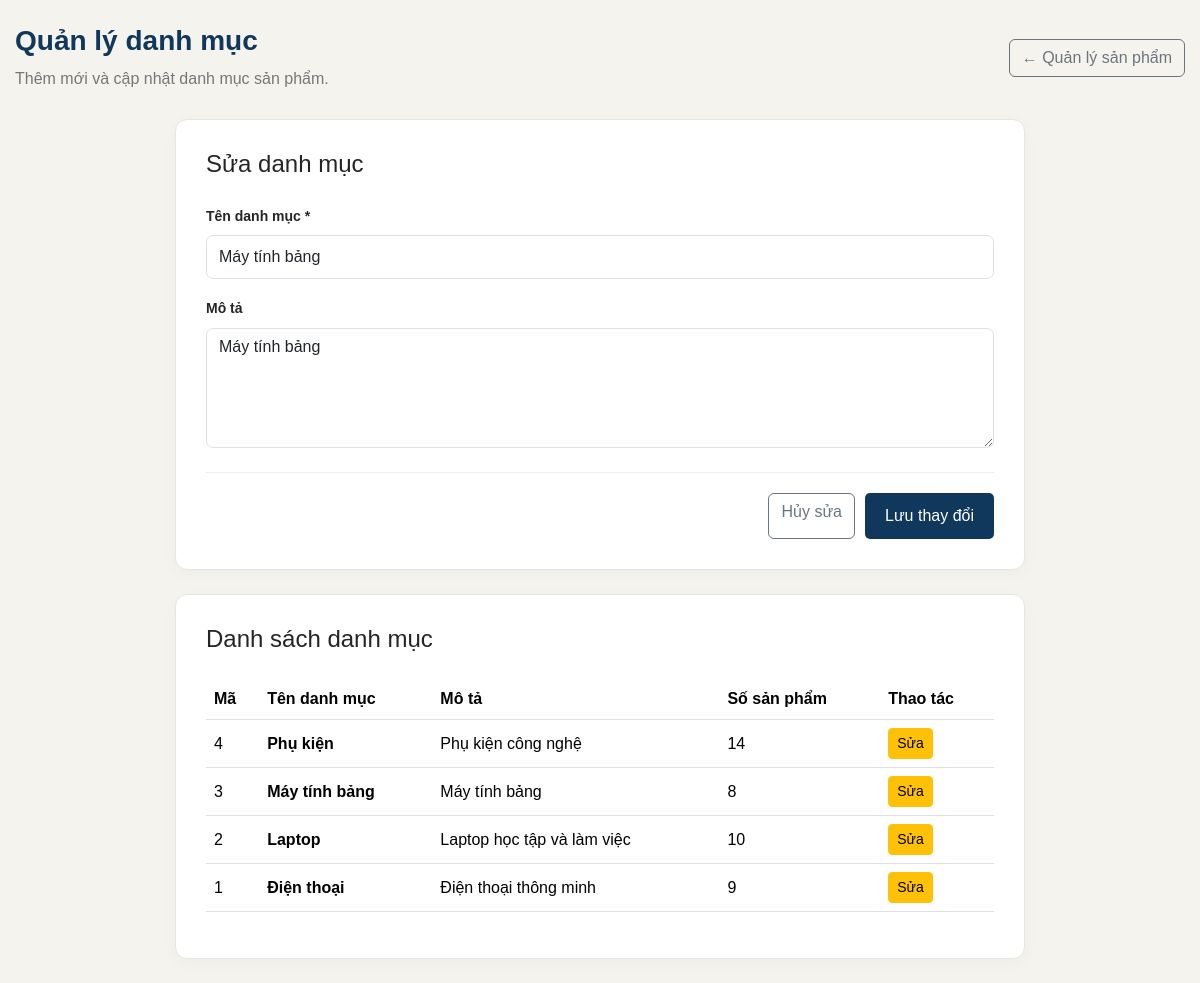
Screenshot of /admin/categories.php?sua=3 (signed in) with the database file from the repository.
### tables this page shows
CREATE TABLE `danhmuc` (
  `MaDanhMuc` int(11) NOT NULL,
  `TenDanhMuc` varchar(100) NOT NULL,
  `MoTa` varchar(255) DEFAULT NULL
);

### admin/categories.php (the view, shortened to what this page needs)
<?php
    require_once __DIR__ . '/../config/database.php';
    $tenDanhMuc = '';
    $moTa = '';
    $maDanhMucSua = 0;
    if (isset($_GET['sua'])) {
        $maDanhMucSua = filter_input(
            INPUT_GET,
            'sua',
            FILTER_VALIDATE_INT
        );
        $sqlTim = "
            SELECT *
            FROM DanhMuc
            WHERE MaDanhMuc = :maDanhMuc
        ";
        $stmtTim = $connection->prepare($sqlTim);
        $stmtTim->execute([
            ':maDanhMuc' => $maDanhMucSua
        ]);
        $danhMucSua = $stmtTim->fetch();
        $tenDanhMuc = $danhMucSua['TenDanhMuc'];
        $moTa = $danhMucSua['MoTa'] ?? '';
    }
    $sqlDanhSach = "
        SELECT
            d.MaDanhMuc,
            d.TenDanhMuc,
            d.MoTa,
            COUNT(s.MaSanPham) AS SoSanPham
        FROM DanhMuc d
        LEFT JOIN SanPham s
            ON d.MaDanhMuc = s.MaDanhMuc
        GROUP BY
            d.MaDanhMuc,
            d.TenDanhMuc,
            d.MoTa
        ORDER BY d.MaDanhMuc DESC
    ";
    $stmtDanhSach = $connection->query($sqlDanhSach);
    $danhSachDanhMuc = $stmtDanhSach->fetchAll();
    $baseUrl = '/tech_store';
?>
<!DOCTYPE html>
<html lang="vi">
<head>
    <link
        href="https://cdn.jsdelivr.net/npm/bootstrap@5.3.3/dist/css/bootstrap.min.css"
        rel="stylesheet"
    >
    <link
        rel="stylesheet"
        href="<?php echo $baseUrl; ?>/assets/css/style.css"
    >
</head>
<body class="admin-create-product-page">
    <div class="container py-4">
        <div class="admin-create-heading">
            <div>
                <h1>Quản lý danh mục</h1>
                <p>Thêm mới và cập nhật danh mục sản phẩm.</p>
            </div>
            <a href="products.php" class="btn btn-outline-secondary">
                ← Quản lý sản phẩm
            </a>
        </div>
        <div class="admin-create-card mb-4">
            <h2 class="h4 mb-4">
                <?php
                    echo $maDanhMucSua > 0
                        ? 'Sửa danh mục'
                        : 'Thêm danh mục mới';
                ?>
            </h2>
            <form action="categories.php" method="POST">
                <div class="mb-3">
                    <label for="ten_danh_muc" class="form-label">
                        Tên danh mục *
                    </label>
                    <input
                        type="text"
                        id="ten_danh_muc"
                        name="ten_danh_muc"
                        class="form-control"
                        maxlength="255"
                        value="<?php echo htmlspecialchars($tenDanhMuc); ?>"
                        required
                    >
                </div>
                <div class="mb-4">
                    <label for="mo_ta" class="form-label">
                        Mô tả
                    </label>
                    <textarea
                        id="mo_ta"
                        name="mo_ta"
                        class="form-control"
                        rows="3"
                        maxlength="5000"
                    ><?php echo htmlspecialchars($moTa); ?></textarea>
                </div>
                <div class="admin-create-actions">
                    <?php if ($maDanhMucSua > 0) { ?>
                        <a href="categories.php"
                           class="btn btn-outline-secondary">
                            Hủy sửa
                        </a>
                    <?php } ?>
                    <button type="submit" class="btn btn-primary">
                        <?php
                            echo $maDanhMucSua > 0
                                ? 'Lưu thay đổi'
                                : 'Thêm danh mục';
                        ?>
                    </button>
                </div>
            </form>
        </div>
        <div class="admin-create-card">
            <h2 class="h4 mb-4">Danh sách danh mục</h2>
            <div class="table-responsive">
                <table class="table table-hover align-middle">
                    <thead>
                        <tr>
                            <th>Mã</th>
                            <th>Tên danh mục</th>
                            <th>Mô tả</th>
                            <th>Số sản phẩm</th>
                            <th>Thao tác</th>
                        </tr>
                    </thead>
                    <tbody>
                        <?php if (count($danhSachDanhMuc) > 0) { ?>
                            <?php foreach ($danhSachDanhMuc as $danhMuc) { ?>
                                <tr>
                                    <td>
                                        <?php
                                            echo (int) $danhMuc['MaDanhMuc'];
                                        ?>
                                    </td>
                                    <td>
                                        <strong>
                                            <?php
                                                echo htmlspecialchars(
                                                    $danhMuc['TenDanhMuc']
                                                );
                                            ?>
                                        </strong>
                                    </td>
                                    <td>
                                        <?php
                                            echo htmlspecialchars(
                                                $danhMuc['MoTa'] ?? ''
                                            );
                                        ?>
                                    </td>
                                    <td>
                                        <?php
                                            echo (int) $danhMuc['SoSanPham'];
                                        ?>
                                    </td>
                                    <td>
                                        <a
                                            href="categories.php?sua=<?php
                                                echo (int) $danhMuc['MaDanhMuc'];
                                            ?>"
                                            class="btn btn-sm btn-warning"
                                        >
                                            Sửa
                                        </a>
                                    </td>
                                </tr>
                            <?php } ?>
                        <?php } ?>
                    </tbody>
                </table>
            </div>
        </div>
    </div>
</body>
</html>

### assets/css/style.css (style rules this page uses)
* { box-sizing: border-box; margin: 0; padding: 0; }
:root { --color-primary: #10375c; --color-secondary: #ffb900; --color-background: #f5f7fa; --color-text: #252525; --color-gray: #666666; --color-white: #ffffff; --color-border: #e5e7eb; }
body { font-family: Arial, sans-serif; font-size: 16px; line-height: 1.6; color: var(--color-text); background-color: var(--color-background); }
a { text-decoration: none; color: inherit; }
.container { width: 100%; max-width: 1200px; margin: 0 auto; padding-left: 15px; padding-right: 15px; }
.btn-primary { display: inline-block; padding: 11px 20px; border: none; border-radius: 5px; background-color: var(--color-primary); color: var(--color-white); text-align: center; cursor: pointer; }
.admin-create-product-page { min-height: 100vh; background-color: #f5f3ee; }
.admin-create-heading { display: flex; justify-content: space-between; align-items: center; gap: 20px; margin-bottom: 28px; }
.admin-create-heading h1 { color: #10375c; font-size: 28px; font-weight: 700; margin-bottom: 8px; }
.admin-create-heading p { color: #777777; margin-bottom: 0; }
.admin-create-card { max-width: 850px; margin: 0 auto; padding: 30px; background-color: #ffffff; border: 1px solid #e5e5e5; border-radius: 12px; box-shadow: 0 4px 15px rgba(0, 0, 0, 0.03); }
.admin-create-card .form-label { color: #252525; font-size: 14px; font-weight: 600; }
.admin-create-card .form-control, .admin-create-card .form-select { min-height: 44px; border-radius: 7px; }
.admin-create-card textarea.form-control { min-height: 120px; }
.admin-create-actions { display: flex; justify-content: flex-end; gap: 10px; padding-top: 20px; border-top: 1px solid #eeeeee; }

### rows the page displays
danhmuc: ten_danh_muc "Máy tính bảng", mo_ta "Máy tính bảng", MaDanhMuc "3", TenDanhMuc "Máy tính bảng", MoTa "Máy tính bảng", SoSanPham "8"
danhmuc: MaDanhMuc "4", TenDanhMuc "Phụ kiện", MoTa "Phụ kiện công nghệ", SoSanPham "14"
danhmuc: MaDanhMuc "2", TenDanhMuc "Laptop", MoTa "Laptop học tập và làm việc", SoSanPham "10"
danhmuc: MaDanhMuc "1", TenDanhMuc "Điện thoại", MoTa "Điện thoại thông minh", SoSanPham "9"
